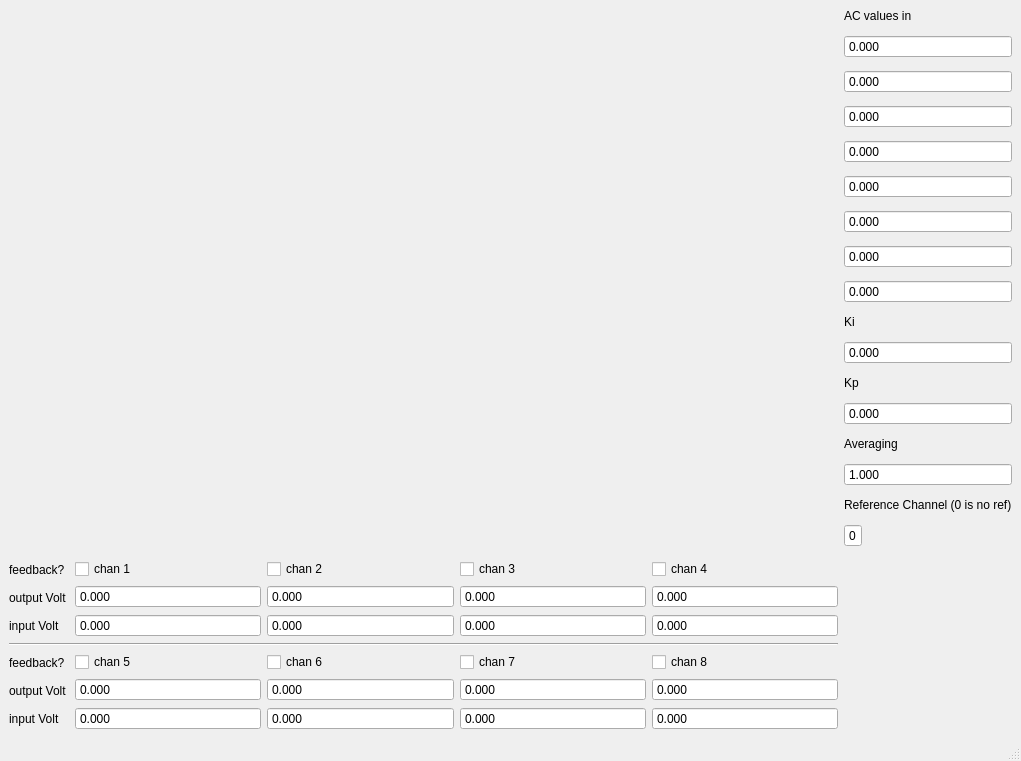
<?xml version="1.0" encoding="UTF-8"?>
<ui version="4.0">
 <class>mainWindow</class>
 <widget class="QMainWindow" name="mainWindow">
  <property name="geometry">
   <rect>
    <x>0</x>
    <y>0</y>
    <width>1021</width>
    <height>688</height>
   </rect>
  </property>
  <property name="windowTitle">
   <string>MainWindow</string>
  </property>
  <widget class="QWidget" name="centralwidget">
   <layout class="QGridLayout" name="gridLayout_2">
    <item row="0" column="2">
     <layout class="QGridLayout" name="gridLayout">
      <property name="sizeConstraint">
       <enum>QLayout::SetDefaultConstraint</enum>
      </property>
      <property name="verticalSpacing">
       <number>12</number>
      </property>
      <item row="2" column="0">
       <layout class="QVBoxLayout" name="verticalLayout_11">
        <property name="spacing">
         <number>6</number>
        </property>
        <property name="sizeConstraint">
         <enum>QLayout::SetFixedSize</enum>
        </property>
        <item>
         <layout class="QHBoxLayout" name="horizontalLayout_2">
          <item>
           <layout class="QVBoxLayout" name="verticalLayout_14">
            <item>
             <widget class="QLabel" name="label_5">
              <property name="maximumSize">
               <size>
                <width>60</width>
                <height>16777215</height>
               </size>
              </property>
              <property name="text">
               <string>feedback?</string>
              </property>
             </widget>
            </item>
            <item>
             <widget class="QLabel" name="label_7">
              <property name="maximumSize">
               <size>
                <width>60</width>
                <height>16777215</height>
               </size>
              </property>
              <property name="text">
               <string>output Volt</string>
              </property>
             </widget>
            </item>
            <item>
             <widget class="QLabel" name="label_6">
              <property name="maximumSize">
               <size>
                <width>60</width>
                <height>16777215</height>
               </size>
              </property>
              <property name="text">
               <string>input Volt</string>
              </property>
             </widget>
            </item>
           </layout>
          </item>
          <item>
           <layout class="QVBoxLayout" name="verticalLayout">
            <item>
             <widget class="QCheckBox" name="feedBack1">
              <property name="text">
               <string>chan 1</string>
              </property>
             </widget>
            </item>
            <item>
             <widget class="QDoubleSpinBox" name="voltOut1">
              <property name="toolTip">
               <string/>
              </property>
              <property name="buttonSymbols">
               <enum>QAbstractSpinBox::NoButtons</enum>
              </property>
              <property name="suffix">
               <string/>
              </property>
              <property name="decimals">
               <number>3</number>
              </property>
              <property name="minimum">
               <double>-10.000000000000000</double>
              </property>
              <property name="maximum">
               <double>10.000000000000000</double>
              </property>
              <property name="singleStep">
               <double>0.001000000000000</double>
              </property>
              <property name="value">
               <double>0.000000000000000</double>
              </property>
             </widget>
            </item>
            <item>
             <widget class="QDoubleSpinBox" name="voltIn1">
              <property name="toolTip">
               <string/>
              </property>
              <property name="buttonSymbols">
               <enum>QAbstractSpinBox::NoButtons</enum>
              </property>
              <property name="suffix">
               <string/>
              </property>
              <property name="decimals">
               <number>3</number>
              </property>
              <property name="minimum">
               <double>-10.000000000000000</double>
              </property>
              <property name="maximum">
               <double>10.000000000000000</double>
              </property>
              <property name="singleStep">
               <double>0.001000000000000</double>
              </property>
              <property name="value">
               <double>0.000000000000000</double>
              </property>
             </widget>
            </item>
           </layout>
          </item>
          <item>
           <layout class="QVBoxLayout" name="verticalLayout_2">
            <item>
             <widget class="QCheckBox" name="feedBack2">
              <property name="text">
               <string>chan 2</string>
              </property>
             </widget>
            </item>
            <item>
             <widget class="QDoubleSpinBox" name="voltOut2">
              <property name="toolTip">
               <string/>
              </property>
              <property name="buttonSymbols">
               <enum>QAbstractSpinBox::NoButtons</enum>
              </property>
              <property name="suffix">
               <string/>
              </property>
              <property name="decimals">
               <number>3</number>
              </property>
              <property name="minimum">
               <double>-10.000000000000000</double>
              </property>
              <property name="maximum">
               <double>10.000000000000000</double>
              </property>
              <property name="singleStep">
               <double>0.001000000000000</double>
              </property>
              <property name="value">
               <double>0.000000000000000</double>
              </property>
             </widget>
            </item>
            <item>
             <widget class="QDoubleSpinBox" name="voltIn2">
              <property name="toolTip">
               <string/>
              </property>
              <property name="buttonSymbols">
               <enum>QAbstractSpinBox::NoButtons</enum>
              </property>
              <property name="suffix">
               <string/>
              </property>
              <property name="decimals">
               <number>3</number>
              </property>
              <property name="minimum">
               <double>-10.000000000000000</double>
              </property>
              <property name="maximum">
               <double>10.000000000000000</double>
              </property>
              <property name="singleStep">
               <double>0.001000000000000</double>
              </property>
              <property name="value">
               <double>0.000000000000000</double>
              </property>
             </widget>
            </item>
           </layout>
          </item>
          <item>
           <layout class="QVBoxLayout" name="verticalLayout_3">
            <item>
             <widget class="QCheckBox" name="feedBack3">
              <property name="text">
               <string>chan 3</string>
              </property>
             </widget>
            </item>
            <item>
             <widget class="QDoubleSpinBox" name="voltOut3">
              <property name="toolTip">
               <string/>
              </property>
              <property name="buttonSymbols">
               <enum>QAbstractSpinBox::NoButtons</enum>
              </property>
              <property name="suffix">
               <string/>
              </property>
              <property name="decimals">
               <number>3</number>
              </property>
              <property name="minimum">
               <double>-10.000000000000000</double>
              </property>
              <property name="maximum">
               <double>10.000000000000000</double>
              </property>
              <property name="singleStep">
               <double>0.001000000000000</double>
              </property>
              <property name="value">
               <double>0.000000000000000</double>
              </property>
             </widget>
            </item>
            <item>
             <widget class="QDoubleSpinBox" name="voltIn3">
              <property name="toolTip">
               <string/>
              </property>
              <property name="buttonSymbols">
               <enum>QAbstractSpinBox::NoButtons</enum>
              </property>
              <property name="suffix">
               <string/>
              </property>
              <property name="decimals">
               <number>3</number>
              </property>
              <property name="minimum">
               <double>-10.000000000000000</double>
              </property>
              <property name="maximum">
               <double>10.000000000000000</double>
              </property>
              <property name="singleStep">
               <double>0.001000000000000</double>
              </property>
              <property name="value">
               <double>0.000000000000000</double>
              </property>
             </widget>
            </item>
           </layout>
          </item>
          <item>
           <layout class="QVBoxLayout" name="verticalLayout_4">
            <item>
             <widget class="QCheckBox" name="feedBack4">
              <property name="text">
               <string>chan 4</string>
              </property>
             </widget>
            </item>
            <item>
             <widget class="QDoubleSpinBox" name="voltOut4">
              <property name="toolTip">
               <string/>
              </property>
              <property name="buttonSymbols">
               <enum>QAbstractSpinBox::NoButtons</enum>
              </property>
              <property name="suffix">
               <string/>
              </property>
              <property name="decimals">
               <number>3</number>
              </property>
              <property name="minimum">
               <double>-10.000000000000000</double>
              </property>
              <property name="maximum">
               <double>10.000000000000000</double>
              </property>
              <property name="singleStep">
               <double>0.001000000000000</double>
              </property>
              <property name="value">
               <double>0.000000000000000</double>
              </property>
             </widget>
            </item>
            <item>
             <widget class="QDoubleSpinBox" name="voltIn4">
              <property name="toolTip">
               <string/>
              </property>
              <property name="buttonSymbols">
               <enum>QAbstractSpinBox::NoButtons</enum>
              </property>
              <property name="suffix">
               <string/>
              </property>
              <property name="decimals">
               <number>3</number>
              </property>
              <property name="minimum">
               <double>-10.000000000000000</double>
              </property>
              <property name="maximum">
               <double>10.000000000000000</double>
              </property>
              <property name="singleStep">
               <double>0.001000000000000</double>
              </property>
              <property name="value">
               <double>0.000000000000000</double>
              </property>
             </widget>
            </item>
           </layout>
          </item>
         </layout>
        </item>
        <item>
         <widget class="Line" name="line">
          <property name="orientation">
           <enum>Qt::Horizontal</enum>
          </property>
         </widget>
        </item>
        <item>
         <layout class="QHBoxLayout" name="horizontalLayout_3">
          <item>
           <layout class="QVBoxLayout" name="verticalLayout_15">
            <item>
             <widget class="QLabel" name="label_8">
              <property name="maximumSize">
               <size>
                <width>60</width>
                <height>16777215</height>
               </size>
              </property>
              <property name="text">
               <string>feedback?</string>
              </property>
             </widget>
            </item>
            <item>
             <widget class="QLabel" name="label_10">
              <property name="maximumSize">
               <size>
                <width>60</width>
                <height>16777215</height>
               </size>
              </property>
              <property name="text">
               <string>output Volt</string>
              </property>
             </widget>
            </item>
            <item>
             <widget class="QLabel" name="label_9">
              <property name="maximumSize">
               <size>
                <width>60</width>
                <height>16777215</height>
               </size>
              </property>
              <property name="text">
               <string>input Volt</string>
              </property>
             </widget>
            </item>
           </layout>
          </item>
          <item>
           <layout class="QVBoxLayout" name="verticalLayout_7">
            <item>
             <widget class="QCheckBox" name="feedBack5">
              <property name="text">
               <string>chan 5</string>
              </property>
             </widget>
            </item>
            <item>
             <widget class="QDoubleSpinBox" name="voltOut5">
              <property name="toolTip">
               <string/>
              </property>
              <property name="buttonSymbols">
               <enum>QAbstractSpinBox::NoButtons</enum>
              </property>
              <property name="suffix">
               <string/>
              </property>
              <property name="decimals">
               <number>3</number>
              </property>
              <property name="minimum">
               <double>-10.000000000000000</double>
              </property>
              <property name="maximum">
               <double>10.000000000000000</double>
              </property>
              <property name="singleStep">
               <double>0.001000000000000</double>
              </property>
              <property name="value">
               <double>0.000000000000000</double>
              </property>
             </widget>
            </item>
            <item>
             <widget class="QDoubleSpinBox" name="voltIn5">
              <property name="toolTip">
               <string/>
              </property>
              <property name="buttonSymbols">
               <enum>QAbstractSpinBox::NoButtons</enum>
              </property>
              <property name="suffix">
               <string/>
              </property>
              <property name="decimals">
               <number>3</number>
              </property>
              <property name="minimum">
               <double>-10.000000000000000</double>
              </property>
              <property name="maximum">
               <double>10.000000000000000</double>
              </property>
              <property name="singleStep">
               <double>0.001000000000000</double>
              </property>
              <property name="value">
               <double>0.000000000000000</double>
              </property>
             </widget>
            </item>
           </layout>
          </item>
          <item>
           <layout class="QVBoxLayout" name="verticalLayout_8">
            <item>
             <widget class="QCheckBox" name="feedBack6">
              <property name="text">
               <string>chan 6</string>
              </property>
             </widget>
            </item>
            <item>
             <widget class="QDoubleSpinBox" name="voltOut6">
              <property name="toolTip">
               <string/>
              </property>
              <property name="buttonSymbols">
               <enum>QAbstractSpinBox::NoButtons</enum>
              </property>
              <property name="suffix">
               <string/>
              </property>
              <property name="decimals">
               <number>3</number>
              </property>
              <property name="minimum">
               <double>-10.000000000000000</double>
              </property>
              <property name="maximum">
               <double>10.000000000000000</double>
              </property>
              <property name="singleStep">
               <double>0.001000000000000</double>
              </property>
              <property name="value">
               <double>0.000000000000000</double>
              </property>
             </widget>
            </item>
            <item>
             <widget class="QDoubleSpinBox" name="voltIn6">
              <property name="toolTip">
               <string/>
              </property>
              <property name="buttonSymbols">
               <enum>QAbstractSpinBox::NoButtons</enum>
              </property>
              <property name="suffix">
               <string/>
              </property>
              <property name="decimals">
               <number>3</number>
              </property>
              <property name="minimum">
               <double>-10.000000000000000</double>
              </property>
              <property name="maximum">
               <double>10.000000000000000</double>
              </property>
              <property name="singleStep">
               <double>0.001000000000000</double>
              </property>
              <property name="value">
               <double>0.000000000000000</double>
              </property>
             </widget>
            </item>
           </layout>
          </item>
          <item>
           <layout class="QVBoxLayout" name="verticalLayout_9">
            <item>
             <widget class="QCheckBox" name="feedBack7">
              <property name="text">
               <string>chan 7</string>
              </property>
             </widget>
            </item>
            <item>
             <widget class="QDoubleSpinBox" name="voltOut7">
              <property name="toolTip">
               <string/>
              </property>
              <property name="buttonSymbols">
               <enum>QAbstractSpinBox::NoButtons</enum>
              </property>
              <property name="suffix">
               <string/>
              </property>
              <property name="decimals">
               <number>3</number>
              </property>
              <property name="minimum">
               <double>-10.000000000000000</double>
              </property>
              <property name="maximum">
               <double>10.000000000000000</double>
              </property>
              <property name="singleStep">
               <double>0.001000000000000</double>
              </property>
              <property name="value">
               <double>0.000000000000000</double>
              </property>
             </widget>
            </item>
            <item>
             <widget class="QDoubleSpinBox" name="voltIn7">
              <property name="toolTip">
               <string/>
              </property>
              <property name="buttonSymbols">
               <enum>QAbstractSpinBox::NoButtons</enum>
              </property>
              <property name="suffix">
               <string/>
              </property>
              <property name="decimals">
               <number>3</number>
              </property>
              <property name="minimum">
               <double>-10.000000000000000</double>
              </property>
              <property name="maximum">
               <double>10.000000000000000</double>
              </property>
              <property name="singleStep">
               <double>0.001000000000000</double>
              </property>
              <property name="value">
               <double>0.000000000000000</double>
              </property>
             </widget>
            </item>
           </layout>
          </item>
          <item>
           <layout class="QVBoxLayout" name="verticalLayout_10">
            <item>
             <widget class="QCheckBox" name="feedBack8">
              <property name="text">
               <string>chan 8</string>
              </property>
             </widget>
            </item>
            <item>
             <widget class="QDoubleSpinBox" name="voltOut8">
              <property name="toolTip">
               <string/>
              </property>
              <property name="buttonSymbols">
               <enum>QAbstractSpinBox::NoButtons</enum>
              </property>
              <property name="suffix">
               <string/>
              </property>
              <property name="decimals">
               <number>3</number>
              </property>
              <property name="minimum">
               <double>-10.000000000000000</double>
              </property>
              <property name="maximum">
               <double>10.000000000000000</double>
              </property>
              <property name="singleStep">
               <double>0.001000000000000</double>
              </property>
              <property name="value">
               <double>0.000000000000000</double>
              </property>
             </widget>
            </item>
            <item>
             <widget class="QDoubleSpinBox" name="voltIn8">
              <property name="toolTip">
               <string/>
              </property>
              <property name="buttonSymbols">
               <enum>QAbstractSpinBox::NoButtons</enum>
              </property>
              <property name="suffix">
               <string/>
              </property>
              <property name="decimals">
               <number>3</number>
              </property>
              <property name="minimum">
               <double>-10.000000000000000</double>
              </property>
              <property name="maximum">
               <double>10.000000000000000</double>
              </property>
              <property name="singleStep">
               <double>0.001000000000000</double>
              </property>
              <property name="value">
               <double>0.000000000000000</double>
              </property>
             </widget>
            </item>
           </layout>
          </item>
         </layout>
        </item>
       </layout>
      </item>
      <item row="2" column="1">
       <layout class="QVBoxLayout" name="verticalLayout_13">
        <item>
         <spacer name="verticalSpacer">
          <property name="orientation">
           <enum>Qt::Vertical</enum>
          </property>
          <property name="sizeHint" stdset="0">
           <size>
            <width>20</width>
            <height>40</height>
           </size>
          </property>
         </spacer>
        </item>
       </layout>
      </item>
      <item row="0" column="0">
       <widget class="CustomWidget" name="vInPlotWidget" native="true">
        <property name="minimumSize">
         <size>
          <width>0</width>
          <height>300</height>
         </size>
        </property>
       </widget>
      </item>
      <item row="0" column="1">
       <layout class="QVBoxLayout" name="verticalLayout_12">
        <property name="spacing">
         <number>12</number>
        </property>
        <property name="sizeConstraint">
         <enum>QLayout::SetMinimumSize</enum>
        </property>
        <item>
         <widget class="QLabel" name="label">
          <property name="sizePolicy">
           <sizepolicy hsizetype="Preferred" vsizetype="Minimum">
            <horstretch>0</horstretch>
            <verstretch>0</verstretch>
           </sizepolicy>
          </property>
          <property name="maximumSize">
           <size>
            <width>16777215</width>
            <height>20</height>
           </size>
          </property>
          <property name="text">
           <string>AC values in</string>
          </property>
         </widget>
        </item>
        <item>
         <widget class="QDoubleSpinBox" name="ACin1">
          <property name="toolTip">
           <string/>
          </property>
          <property name="buttonSymbols">
           <enum>QAbstractSpinBox::NoButtons</enum>
          </property>
          <property name="suffix">
           <string/>
          </property>
          <property name="decimals">
           <number>3</number>
          </property>
          <property name="minimum">
           <double>-100.000000000000000</double>
          </property>
          <property name="maximum">
           <double>100.000000000000000</double>
          </property>
          <property name="singleStep">
           <double>0.001000000000000</double>
          </property>
          <property name="value">
           <double>0.000000000000000</double>
          </property>
         </widget>
        </item>
        <item>
         <widget class="QDoubleSpinBox" name="ACin2">
          <property name="toolTip">
           <string/>
          </property>
          <property name="buttonSymbols">
           <enum>QAbstractSpinBox::NoButtons</enum>
          </property>
          <property name="suffix">
           <string/>
          </property>
          <property name="decimals">
           <number>3</number>
          </property>
          <property name="minimum">
           <double>-100.000000000000000</double>
          </property>
          <property name="maximum">
           <double>100.000000000000000</double>
          </property>
          <property name="singleStep">
           <double>0.001000000000000</double>
          </property>
          <property name="value">
           <double>0.000000000000000</double>
          </property>
         </widget>
        </item>
        <item>
         <widget class="QDoubleSpinBox" name="ACin3">
          <property name="toolTip">
           <string/>
          </property>
          <property name="buttonSymbols">
           <enum>QAbstractSpinBox::NoButtons</enum>
          </property>
          <property name="suffix">
           <string/>
          </property>
          <property name="decimals">
           <number>3</number>
          </property>
          <property name="minimum">
           <double>-100.000000000000000</double>
          </property>
          <property name="maximum">
           <double>100.000000000000000</double>
          </property>
          <property name="singleStep">
           <double>0.001000000000000</double>
          </property>
          <property name="value">
           <double>0.000000000000000</double>
          </property>
         </widget>
        </item>
        <item>
         <widget class="QDoubleSpinBox" name="ACin4">
          <property name="toolTip">
           <string/>
          </property>
          <property name="buttonSymbols">
           <enum>QAbstractSpinBox::NoButtons</enum>
          </property>
          <property name="suffix">
           <string/>
          </property>
          <property name="decimals">
           <number>3</number>
          </property>
          <property name="minimum">
           <double>-100.000000000000000</double>
          </property>
          <property name="maximum">
           <double>100.000000000000000</double>
          </property>
          <property name="singleStep">
           <double>0.001000000000000</double>
          </property>
          <property name="value">
           <double>0.000000000000000</double>
          </property>
         </widget>
        </item>
        <item>
         <widget class="QDoubleSpinBox" name="ACin5">
          <property name="toolTip">
           <string/>
          </property>
          <property name="buttonSymbols">
           <enum>QAbstractSpinBox::NoButtons</enum>
          </property>
          <property name="suffix">
           <string/>
          </property>
          <property name="decimals">
           <number>3</number>
          </property>
          <property name="minimum">
           <double>-100.000000000000000</double>
          </property>
          <property name="maximum">
           <double>100.000000000000000</double>
          </property>
          <property name="singleStep">
           <double>0.001000000000000</double>
          </property>
          <property name="value">
           <double>0.000000000000000</double>
          </property>
         </widget>
        </item>
        <item>
         <widget class="QDoubleSpinBox" name="ACin6">
          <property name="toolTip">
           <string/>
          </property>
          <property name="buttonSymbols">
           <enum>QAbstractSpinBox::NoButtons</enum>
          </property>
          <property name="suffix">
           <string/>
          </property>
          <property name="decimals">
           <number>3</number>
          </property>
          <property name="minimum">
           <double>-100.000000000000000</double>
          </property>
          <property name="maximum">
           <double>100.000000000000000</double>
          </property>
          <property name="singleStep">
           <double>0.001000000000000</double>
          </property>
          <property name="value">
           <double>0.000000000000000</double>
          </property>
         </widget>
        </item>
        <item>
         <widget class="QDoubleSpinBox" name="ACin7">
          <property name="toolTip">
           <string/>
          </property>
          <property name="buttonSymbols">
           <enum>QAbstractSpinBox::NoButtons</enum>
          </property>
          <property name="suffix">
           <string/>
          </property>
          <property name="decimals">
           <number>3</number>
          </property>
          <property name="minimum">
           <double>-100.000000000000000</double>
          </property>
          <property name="maximum">
           <double>100.000000000000000</double>
          </property>
          <property name="singleStep">
           <double>0.001000000000000</double>
          </property>
          <property name="value">
           <double>0.000000000000000</double>
          </property>
         </widget>
        </item>
        <item>
         <widget class="QDoubleSpinBox" name="ACin8">
          <property name="toolTip">
           <string/>
          </property>
          <property name="buttonSymbols">
           <enum>QAbstractSpinBox::NoButtons</enum>
          </property>
          <property name="suffix">
           <string/>
          </property>
          <property name="decimals">
           <number>3</number>
          </property>
          <property name="minimum">
           <double>-10.000000000000000</double>
          </property>
          <property name="maximum">
           <double>100.000000000000000</double>
          </property>
          <property name="singleStep">
           <double>0.001000000000000</double>
          </property>
          <property name="value">
           <double>0.000000000000000</double>
          </property>
         </widget>
        </item>
        <item>
         <spacer name="verticalSpacer_2">
          <property name="orientation">
           <enum>Qt::Vertical</enum>
          </property>
          <property name="sizeHint" stdset="0">
           <size>
            <width>20</width>
            <height>40</height>
           </size>
          </property>
         </spacer>
        </item>
        <item>
         <widget class="QLabel" name="label_3">
          <property name="text">
           <string>Ki</string>
          </property>
         </widget>
        </item>
        <item>
         <widget class="QDoubleSpinBox" name="Kint">
          <property name="toolTip">
           <string/>
          </property>
          <property name="buttonSymbols">
           <enum>QAbstractSpinBox::NoButtons</enum>
          </property>
          <property name="suffix">
           <string/>
          </property>
          <property name="decimals">
           <number>3</number>
          </property>
          <property name="minimum">
           <double>-10.000000000000000</double>
          </property>
          <property name="maximum">
           <double>10.000000000000000</double>
          </property>
          <property name="singleStep">
           <double>0.001000000000000</double>
          </property>
          <property name="value">
           <double>0.000000000000000</double>
          </property>
         </widget>
        </item>
        <item>
         <widget class="QLabel" name="label_2">
          <property name="text">
           <string>Kp</string>
          </property>
         </widget>
        </item>
        <item>
         <widget class="QDoubleSpinBox" name="Kprop">
          <property name="toolTip">
           <string/>
          </property>
          <property name="buttonSymbols">
           <enum>QAbstractSpinBox::NoButtons</enum>
          </property>
          <property name="suffix">
           <string/>
          </property>
          <property name="decimals">
           <number>3</number>
          </property>
          <property name="minimum">
           <double>-10.000000000000000</double>
          </property>
          <property name="maximum">
           <double>10.000000000000000</double>
          </property>
          <property name="singleStep">
           <double>0.001000000000000</double>
          </property>
          <property name="value">
           <double>0.000000000000000</double>
          </property>
         </widget>
        </item>
        <item>
         <widget class="QLabel" name="label_4">
          <property name="text">
           <string>Averaging</string>
          </property>
         </widget>
        </item>
        <item>
         <widget class="QDoubleSpinBox" name="averageVal">
          <property name="toolTip">
           <string/>
          </property>
          <property name="buttonSymbols">
           <enum>QAbstractSpinBox::NoButtons</enum>
          </property>
          <property name="suffix">
           <string/>
          </property>
          <property name="decimals">
           <number>3</number>
          </property>
          <property name="minimum">
           <double>1.000000000000000</double>
          </property>
          <property name="maximum">
           <double>1000000.000000000000000</double>
          </property>
          <property name="singleStep">
           <double>0.100000000000000</double>
          </property>
          <property name="value">
           <double>1.000000000000000</double>
          </property>
         </widget>
        </item>
        <item>
         <widget class="QLabel" name="label_11">
          <property name="text">
           <string>Reference Channel (0 is no ref)</string>
          </property>
         </widget>
        </item>
        <item>
         <widget class="QSpinBox" name="referenceChannel">
          <property name="sizePolicy">
           <sizepolicy hsizetype="Fixed" vsizetype="Fixed">
            <horstretch>0</horstretch>
            <verstretch>0</verstretch>
           </sizepolicy>
          </property>
          <property name="buttonSymbols">
           <enum>QAbstractSpinBox::NoButtons</enum>
          </property>
          <property name="maximum">
           <number>8</number>
          </property>
         </widget>
        </item>
       </layout>
      </item>
     </layout>
    </item>
   </layout>
  </widget>
  <widget class="QMenuBar" name="menubar">
   <property name="geometry">
    <rect>
     <x>0</x>
     <y>0</y>
     <width>1021</width>
     <height>21</height>
    </rect>
   </property>
  </widget>
  <widget class="QStatusBar" name="statusbar"/>
 </widget>
 <customwidgets>
  <customwidget>
   <class>CustomWidget</class>
   <extends>QWidget</extends>
   <header>Plotter.h</header>
   <container>1</container>
  </customwidget>
 </customwidgets>
 <resources/>
 <connections/>
</ui>
